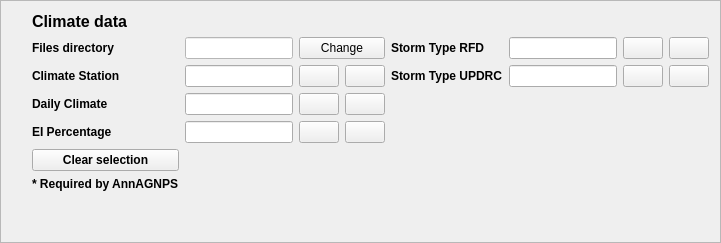
               <widget class="QFrame" name="frame_4">
                <property name="frameShape">
                 <enum>QFrame::StyledPanel</enum>
                </property>
                <property name="frameShadow">
                 <enum>QFrame::Raised</enum>
                </property>
                <layout class="QGridLayout" name="gridLayout_8">
                 <item row="0" column="0">
                  <layout class="QGridLayout" name="gridLayout_3">
                   <item row="7" column="0">
                    <spacer name="verticalSpacer">
                     <property name="orientation">
                      <enum>Qt::Vertical</enum>
                     </property>
                     <property name="sizeHint" stdset="0">
                      <size>
                       <width>20</width>
                       <height>40</height>
                      </size>
                     </property>
                    </spacer>
                   </item>
                   <item row="1" column="2">
                    <widget class="QLineEdit" name="l_47">
                     <property name="styleSheet">
                      <string notr="true">background-color: white;</string>
                     </property>
                    </widget>
                   </item>
                   <item row="2" column="4">
                    <widget class="QPushButton" name="c6">
                     <property name="text">
                      <string/>
                     </property>
                    </widget>
                   </item>
                   <item row="2" column="7">
                    <widget class="QPushButton" name="c5">
                     <property name="text">
                      <string/>
                     </property>
                    </widget>
                   </item>
                   <item row="2" column="3">
                    <widget class="QPushButton" name="c1">
                     <property name="text">
                      <string/>
                     </property>
                    </widget>
                   </item>
                   <item row="6" column="1">
                    <widget class="QLabel" name="label_79">
                     <property name="font">
                      <font>
                       <weight>75</weight>
                       <bold>true</bold>
                      </font>
                     </property>
                     <property name="text">
                      <string>* Required by AnnAGNPS</string>
                     </property>
                    </widget>
                   </item>
                   <item row="4" column="1">
                    <widget class="QLabel" name="label_51">
                     <property name="font">
                      <font>
                       <weight>75</weight>
                       <bold>true</bold>
                      </font>
                     </property>
                     <property name="text">
                      <string>EI Percentage</string>
                     </property>
                    </widget>
                   </item>
                   <item row="4" column="4">
                    <widget class="QPushButton" name="c8">
                     <property name="text">
                      <string/>
                     </property>
                    </widget>
                   </item>
                   <item row="1" column="7">
                    <widget class="QPushButton" name="c4">
                     <property name="text">
                      <string/>
                     </property>
                    </widget>
                   </item>
                   <item row="2" column="5">
                    <widget class="QLabel" name="label_55">
                     <property name="font">
                      <font>
                       <weight>75</weight>
                       <bold>true</bold>
                      </font>
                     </property>
                     <property name="text">
                      <string>Storm Type UPDRC</string>
                     </property>
                    </widget>
                   </item>
                   <item row="3" column="3">
                    <widget class="QPushButton" name="c2">
                     <property name="text">
                      <string/>
                     </property>
                    </widget>
                   </item>
                   <item row="0" column="1">
                    <widget class="QLabel" name="label_50">
                     <property name="font">
                      <font>
                       <pointsize>12</pointsize>
                       <weight>75</weight>
                       <bold>true</bold>
                      </font>
                     </property>
                     <property name="styleSheet">
                      <string notr="true"/>
                     </property>
                     <property name="text">
                      <string>Climate data</string>
                     </property>
                    </widget>
                   </item>
                   <item row="2" column="8">
                    <widget class="QPushButton" name="c10">
                     <property name="text">
                      <string/>
                     </property>
                    </widget>
                   </item>
                   <item row="1" column="6">
                    <widget class="QLineEdit" name="l_51"/>
                   </item>
                   <item row="4" column="3">
                    <widget class="QPushButton" name="c3">
                     <property name="text">
                      <string/>
                     </property>
                    </widget>
                   </item>
                   <item row="2" column="6">
                    <widget class="QLineEdit" name="l_52"/>
                   </item>
                   <item row="3" column="1">
                    <widget class="QLabel" name="label_53">
                     <property name="font">
                      <font>
                       <weight>75</weight>
                       <bold>true</bold>
                      </font>
                     </property>
                     <property name="text">
                      <string>Daily Climate</string>
                     </property>
                    </widget>
                   </item>
                   <item row="5" column="1">
                    <widget class="QPushButton" name="clear_c">
                     <property name="font">
                      <font>
                       <weight>75</weight>
                       <bold>true</bold>
                      </font>
                     </property>
                     <property name="text">
                      <string>Clear selection</string>
                     </property>
                    </widget>
                   </item>
                   <item row="1" column="5">
                    <widget class="QLabel" name="label_56">
                     <property name="font">
                      <font>
                       <weight>75</weight>
                       <bold>true</bold>
                      </font>
                     </property>
                     <property name="text">
                      <string>Storm Type RFD</string>
                     </property>
                    </widget>
                   </item>
                   <item row="1" column="3" colspan="2">
                    <widget class="QPushButton" name="change_c">
                     <property name="text">
                      <string>Change</string>
                     </property>
                    </widget>
                   </item>
                   <item row="2" column="1">
                    <widget class="QLabel" name="label_54">
                     <property name="font">
                      <font>
                       <weight>75</weight>
                       <bold>true</bold>
                      </font>
                     </property>
                     <property name="text">
                      <string>Climate Station</string>
                     </property>
                    </widget>
                   </item>
                   <item row="1" column="1">
                    <widget class="QLabel" name="label_52">
                     <property name="font">
                      <font>
                       <weight>75</weight>
                       <bold>true</bold>
                      </font>
                     </property>
                     <property name="text">
                      <string>Files directory</string>
                     </property>
                    </widget>
                   </item>
                   <item row="4" column="2">
                    <widget class="QLineEdit" name="l_50"/>
                   </item>
                   <item row="2" column="2">
                    <widget class="QLineEdit" name="l_48"/>
                   </item>
                   <item row="1" column="8">
                    <widget class="QPushButton" name="c9">
                     <property name="text">
                      <string/>
                     </property>
                    </widget>
                   </item>
                   <item row="3" column="2">
                    <widget class="QLineEdit" name="l_49"/>
                   </item>
                   <item row="3" column="4">
                    <widget class="QPushButton" name="c7">
                     <property name="text">
                      <string/>
                     </property>
                    </widget>
                   </item>
                  </layout>
                 </item>
                </layout>
               </widget>
